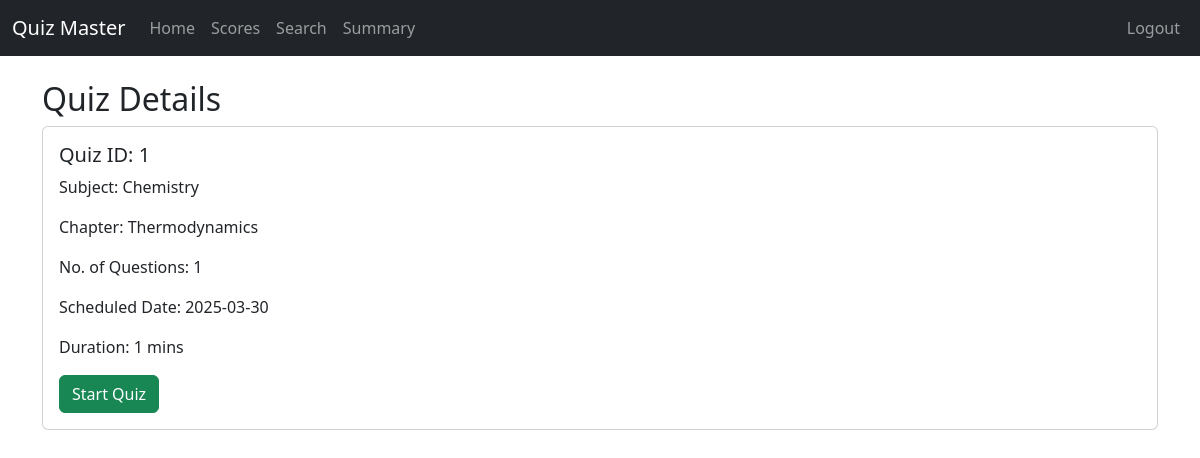
The page /quiz_details/1 (signed in) on the database its author committed.
### models.py (models this page shows, shortened)
class Quiz(db.Model):
    __tablename__ = 'quizzes'
    id = db.Column(db.Integer, primary_key=True)
    title = db.Column(db.String(100), nullable=False)
    time_duration = db.Column(db.Integer, nullable=False)
    date_of_quiz = db.Column(db.DateTime, default=datetime.utcnow)
    remarks = db.Column(db.Text, nullable=True)
    chapter_id = db.Column(db.Integer, db.ForeignKey('chapters.id', ondelete='CASCADE'))
    questions = db.relationship('Question', backref='quiz', cascade='all, delete-orphan', passive_deletes=True)
    scores = db.relationship('Scores', backref='quiz', cascade='all, delete-orphan', passive_deletes=True)

class Subject(db.Model):
    __tablename__ = 'subjects'
    id = db.Column(db.Integer, primary_key=True)
    name = db.Column(db.String(100), nullable=False, unique=True)
    description = db.Column(db.Text, nullable=True)
    chapters = db.relationship('Chapter', backref='subject', cascade='all, delete-orphan', lazy=True)

class Chapter(db.Model):
    __tablename__ = 'chapters'
    id = db.Column(db.Integer, primary_key=True)
    name = db.Column(db.String(100), nullable=False)
    subject_id = db.Column(db.Integer, db.ForeignKey('subjects.id'), nullable=False)
    quizzes = db.relationship('Quiz', backref='chapter', cascade='all, delete-orphan', passive_deletes=True)

### app.py (the view)
@app.route('/quiz_details/<int:quiz_id>')
def quiz_details(quiz_id):
    if 'user_id' not in session:
        flash('Please login to view quiz details.', 'danger')
        return redirect(url_for('user_login'))
    quiz = Quiz.query.get_or_404(quiz_id)
    return render_template('quiz_details.html', quiz=quiz)

### templates/quiz_details.html (shortened to what this page needs)
<!DOCTYPE html>
<html lang="en">
<head>
    <link href="https://cdn.jsdelivr.net/npm/bootstrap@5.3.0/dist/css/bootstrap.min.css" rel="stylesheet">
</head>
<body>
    <nav class="navbar navbar-expand-lg navbar-dark bg-dark">
        <div class="container-fluid">
            <a class="navbar-brand" href="{{ url_for('user_dashboard') }}">Quiz Master</a>
            <div class="collapse navbar-collapse" id="navbarNav">
                <ul class="navbar-nav me-auto">
                    <li class="nav-item"><a class="nav-link" href="{{ url_for('user_dashboard') }}">Home</a></li>
                    <li class="nav-item"><a class="nav-link" href="{{ url_for('quiz_scores') }}">Scores</a></li>
                    <li class="nav-item"><a class="nav-link" href="{{ url_for('user_search') }}">Search</a></li>
                    <li class="nav-item"><a class="nav-link" href="{{ url_for('user_ummary') }}">Summary</a></li>
                </ul>
                <ul class="navbar-nav ms-auto">
                    <li class="nav-item"><a class="nav-link" href="{{ url_for('user_logout') }}">Logout</a></li>
                </ul>
            </div>
        </div>
    </nav>
    <div class="container mt-4">
        <h2>Quiz Details</h2>
        <div class="card">
            <div class="card-body">
                <h5 class="card-title">Quiz ID: {{ quiz.id }}</h5>
                <p class="card-text">Subject: {{ quiz.chapter.subject.name }}</p>
                <p class="card-text">Chapter: {{ quiz.chapter.name }}</p>
                <p class="card-text">No. of Questions: {{ quiz.questions|length }}</p>
                <p class="card-text">Scheduled Date: {{ quiz.date_of_quiz.strftime('%Y-%m-%d') }}</p>
                <p class="card-text">Duration: {{ quiz.time_duration }} mins</p>
                <a href="{{ url_for('quiz_attempt', quiz_id=quiz.id) }}" class="btn btn-success">Start Quiz</a>
            </div>
        </div>
    </div>
</body>
</html>

### rows shown on the page
Quiz: id "1", date_of_quiz "2025-03-30", time_duration "1"
Subject: chapter.subject.name "Chemistry"
Chapter: chapter.name "Thermodynamics"

### other values the page prints
{{ quiz.questions|length }} "1"
